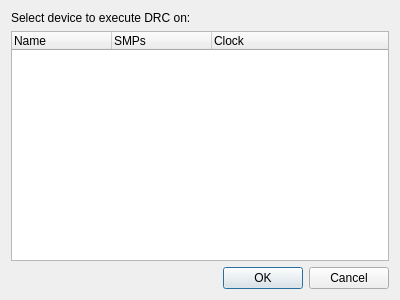
<?xml version="1.0" encoding="UTF-8"?>
<ui version="4.0">
 <class>SelectDevice</class>
 <widget class="QDialog" name="SelectDevice">
  <property name="geometry">
   <rect>
    <x>0</x>
    <y>0</y>
    <width>400</width>
    <height>300</height>
   </rect>
  </property>
  <property name="windowTitle">
   <string>Select CUDA Device</string>
  </property>
  <layout class="QVBoxLayout" name="verticalLayout">
   <item>
    <widget class="QLabel" name="label">
     <property name="text">
      <string>Select device to execute DRC on:</string>
     </property>
    </widget>
   </item>
   <item>
    <widget class="QTreeWidget" name="deviceList">
     <property name="verticalScrollMode">
      <enum>QAbstractItemView::ScrollPerPixel</enum>
     </property>
     <property name="indentation">
      <number>0</number>
     </property>
     <column>
      <property name="text">
       <string>Name</string>
      </property>
     </column>
     <column>
      <property name="text">
       <string>SMPs</string>
      </property>
     </column>
     <column>
      <property name="text">
       <string>Clock</string>
      </property>
     </column>
    </widget>
   </item>
   <item>
    <widget class="QDialogButtonBox" name="buttonBox">
     <property name="orientation">
      <enum>Qt::Horizontal</enum>
     </property>
     <property name="standardButtons">
      <set>QDialogButtonBox::Cancel|QDialogButtonBox::Ok</set>
     </property>
    </widget>
   </item>
  </layout>
 </widget>
 <resources/>
 <connections>
  <connection>
   <sender>buttonBox</sender>
   <signal>accepted()</signal>
   <receiver>SelectDevice</receiver>
   <slot>accept()</slot>
   <hints>
    <hint type="sourcelabel">
     <x>248</x>
     <y>254</y>
    </hint>
    <hint type="destinationlabel">
     <x>157</x>
     <y>274</y>
    </hint>
   </hints>
  </connection>
  <connection>
   <sender>buttonBox</sender>
   <signal>rejected()</signal>
   <receiver>SelectDevice</receiver>
   <slot>reject()</slot>
   <hints>
    <hint type="sourcelabel">
     <x>316</x>
     <y>260</y>
    </hint>
    <hint type="destinationlabel">
     <x>286</x>
     <y>274</y>
    </hint>
   </hints>
  </connection>
 </connections>
</ui>
